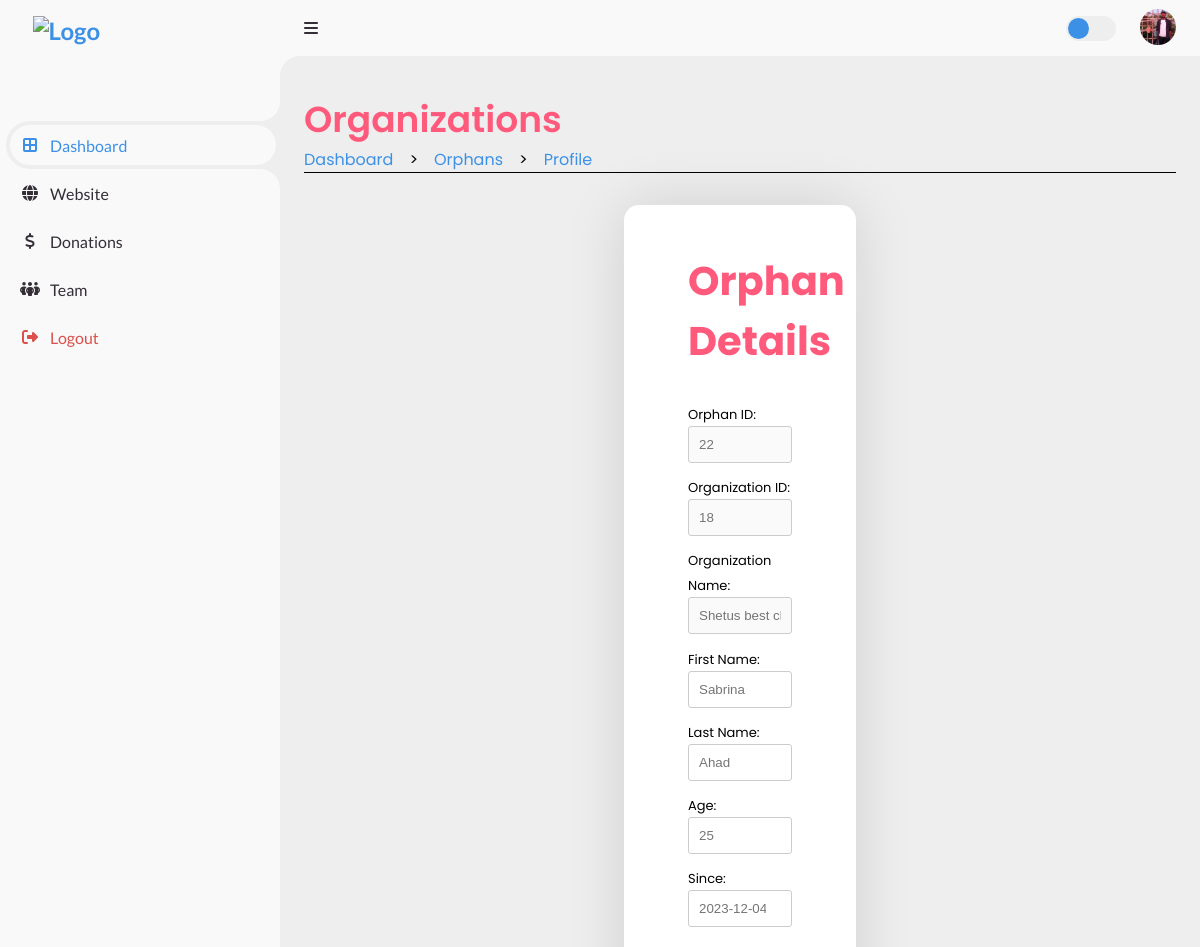
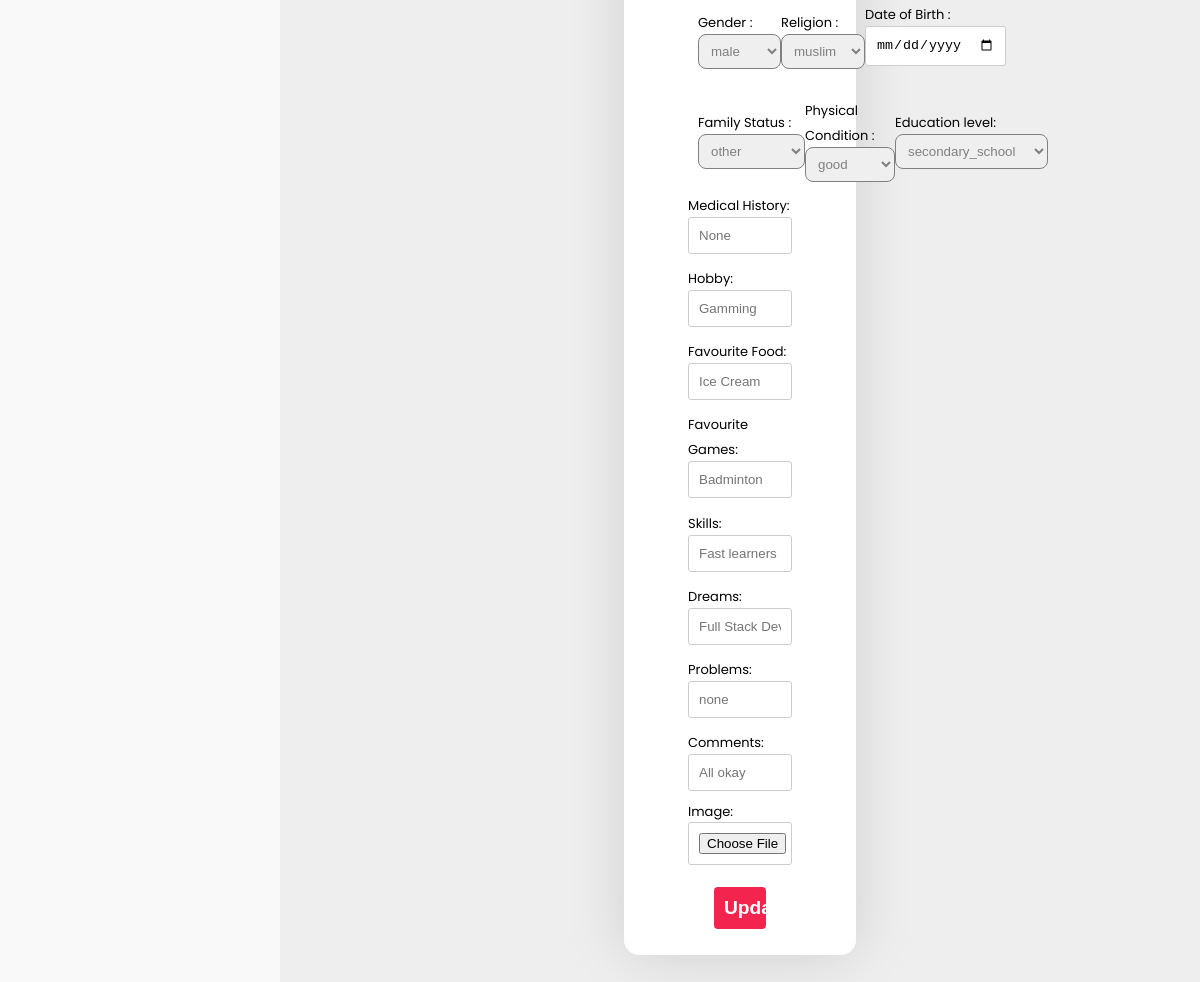
/Root/Admin_Side/Dash/Orphans/VIEW_CHILD.php?orphan_id=22 (signed in), run on an earlier commit of the app's database (2 pictures, top to bottom).
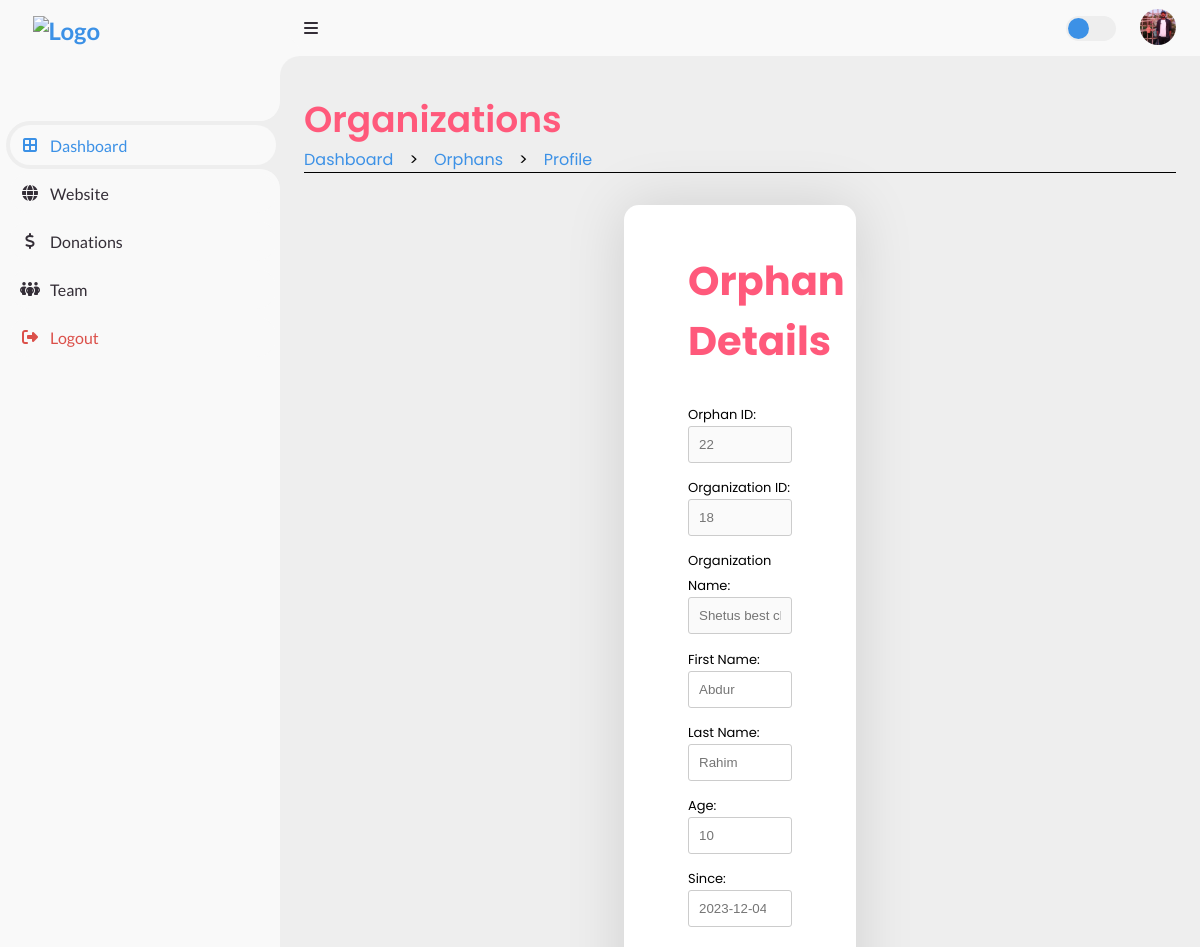
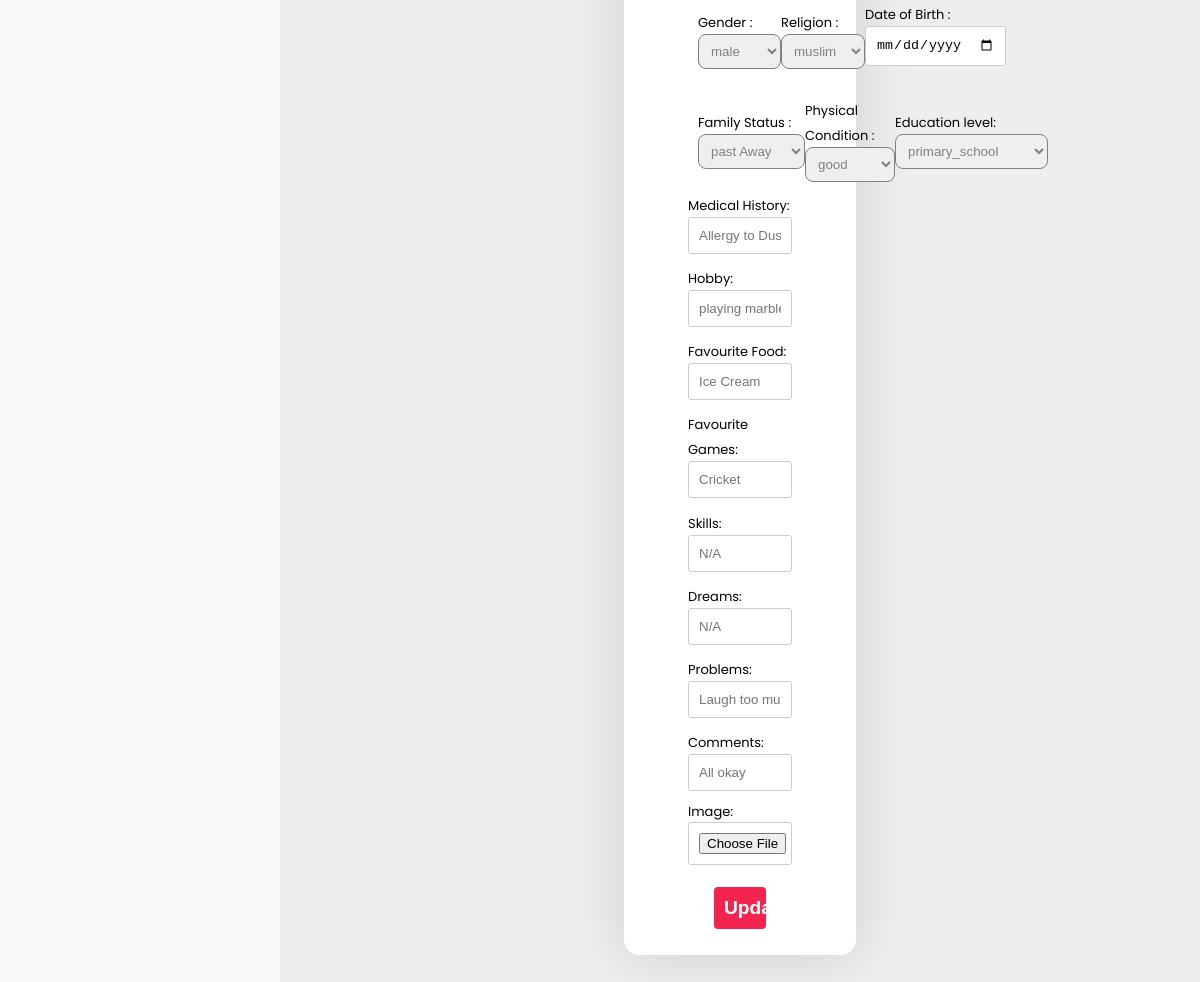
And on a later commit of the database (2 pictures, top to bottom).
### tables this page shows
CREATE TABLE `orphan_list` (
  `orphan_id` int(11) NOT NULL,
  `org_id` int(30) DEFAULT NULL,
  `guardian_id` int(11) DEFAULT NULL,
  `first_name` varchar(30) DEFAULT NULL,
  `last_name` varchar(30) DEFAULT NULL,
  `age` int(11) DEFAULT NULL,
  `gender` varchar(10) DEFAULT NULL,
  `religion` varchar(15) DEFAULT NULL,
  `date_of_birth` date DEFAULT NULL,
  `since` date DEFAULT NULL,
  `family_status` varchar(30) DEFAULT NULL,
  `physical_condition` varchar(30) DEFAULT NULL,
  `education_level` varchar(30) DEFAULT NULL,
  `medical_history` varchar(100) DEFAULT NULL,
  `hobby` varchar(30) DEFAULT NULL,
  `favorite_food` varchar(30) DEFAULT NULL,
  `favorite_game` varchar(30) DEFAULT NULL,
  `skills` text DEFAULT NULL,
  `dreams` text DEFAULT NULL,
  `problems` text DEFAULT NULL,
  `other_comments` text DEFAULT NULL,
  `orphan_image` varchar(255) DEFAULT NULL,
  `adoption_status` enum('0','1') NOT NULL DEFAULT '0',
  `removed_status` enum('0','1') NOT NULL DEFAULT '0'
);

### Root/Admin_Side/Dash/Orphans/VIEW_BE.php (called while the page is built, shortened)
<?php
    include('/xampp/htdocs/DBMS_Project_Organized_One/Includes/db_con.php');
    if (isset($_GET['orphan_id'])) {
        $orphanId = mysqli_real_escape_string($con, $_GET['orphan_id']);
        $fetchOrphanQuery = "SELECT * FROM orphan_list WHERE orphan_id = $orphanId";
        $result = mysqli_query($con, $fetchOrphanQuery);
        if (mysqli_num_rows($result) == 1 ) {
            $row = mysqli_fetch_assoc($result);
            $org_id = $row['org_id'];
            $first_name = $row['first_name'];
            $last_name = $row['last_name'];
            $age = $row['age'];
            $gender = $row['gender'];
            $religion = $row['religion'];
            $since = $row['since'];
            $family_status = $row['family_status'];
            $physical_condition = $row['physical_condition'];
            $education_level = $row['education_level'];
            $medical_history = $row['medical_history'];
            $hobby = $row['hobby'];
            $favorite_food = $row['favorite_food'];
            $favorite_game = $row['favorite_game'];
            $skills = $row['skills'];
            $dreams = $row['dreams'];
            $problems = $row['problems'];
            $other_comments = $row['other_comments'];
        }   else {
            echo 'Orphan profile not found.';
        }
    }   else {
            echo "error";
    }
?>

### Root/Admin_Side/Dash/Orphans/VIEW_CHILD.php (the view, shortened to what the changed rows need)
<?php
  include('/xampp/htdocs/DBMS_Project_Organized_One/Root/Admin_Side/Dash/ADMIN_DASH_BE.php');
?>
<!DOCTYPE html>
<html lang="en">
  <head>
    <link rel="stylesheet" href="https://cdnjs.cloudflare.com/ajax/libs/font-awesome/6.4.0/css/all.min.css"/>
    <link href="https://cdn.jsdelivr.net/npm/remixicon@3.5.0/fonts/remixicon.css" rel="stylesheet"/>
    <link rel="stylesheet" href="https://cdn.jsdelivr.net/npm/swiper@10/swiper-bundle.min.css"/>
    <link href='https://unpkg.com/boxicons@2.1.4/css/boxicons.min.css' rel='stylesheet'>
    <link rel="stylesheet" href="/Root/Admin_Side/Dash/Organizations/ORG_DASH_STYLE.css" />
    <link rel="stylesheet" href="/Root/Admin_Side/Dash/Orphans/VIEW_STYLE.css">
  </head>
  <body>
    <section class="content">
        <main>
            <div class="head-title">
                <div class="left">
                    <h1>Organizations</h1>
                </div>
            </div>
            <div class="container">
                <?php
                   include('/xampp/htdocs/DBMS_Project_Organized_One/Root/Admin_Side/Dash/Orphans/VIEW_BE.php');
                ?>
                <h2>Orphan Details</h2>
                <form action="/Root/Admin_Side/Dash/Orphans/VIEW_UPDATE_BE.php" method="post" enctype="multipart/form-data">
                    <div class="row">
                      <label>Organization ID:</label>
                      <input type="number" name="org_id " placeholder="<?php echo $org_id ?>" disabled>
                    </div>
                    <div class="row">
                      <label>First Name:</label>
                      <input type="text" name="first_name" placeholder="<?php echo $first_name ?>" >
                    </div>
                    <div class="row">
                      <label>Last Name:</label>
                      <input type="text" name="last_name" placeholder="<?php echo $last_name ?>" >
                    </div>
                    <div class="row">
                      <label>Age:</label>
                      <input type="number" name="age" placeholder="<?php echo $age ?>">
                    </div>
                    <div class="row">
                      <label>Since:</label>
                      <input type="number" name="Since" placeholder="<?php echo $since ?>">
                    </div>
                    <div class="opt">
                        <div class="part">
                        <label>Gender :</label>
                        <select name="gender" >
                            <option value=""><?php echo $gender ?></option>
                        </select>
                        </div>
                        <div class="part">
                        <label>Religion :</label>
                        <select name="religion" >
                            <option value=''><?php echo $religion ?></option>
                        </select>
                        </div>
                    </div>
                    <div class="opt">
                        <div class="part">
                            <label>Family Status :</label>
                            <select name="family_status" >
                                <option value=''><?php echo $family_status ?></option>
                            </select>
                        </div>
                        <div class="part">
                            <label>Physical Condition :</label>
                            <select name="physical_condition" >
                                <option value=''><?php echo $physical_condition ?></option>
                            </select>
                        </div>
                        <div class="part">
                            <label>Education level:</label>
                            <select name="education_level" >
                                <option value=''><?php echo $education_level ?></option>
                            </select>
                        </div>
                    </div>
                    <div class="row">
                      <label>Medical History:</label>
                      <input type="text" name="medical_history" placeholder="<?php echo $medical_history ?>">
                    </div>
                    <div class="row">
                      <label>Hobby:</label>
                      <input type="text" name="hobby"  placeholder="<?php echo $hobby ?>">
                    </div>
                    <div class="row">
                      <label>Favourite Food:</label>
                      <input type="text" name="favorite_food" placeholder="<?php echo $favorite_food ?>">
                    </div>
                    <div class="row">
                      <label>Favourite Games:</label>
                      <input type="text" name="favorite_game" placeholder="<?php echo $favorite_game ?>">
                    </div>
                    <div class="row">
                      <label>Skills:</label>
                      <input type="text" name="skills" placeholder="<?php echo $skills ?>">
                    </div>
                    <div class="row">
                      <label>Dreams:</label>
                      <input type="text" name="dreams" placeholder="<?php echo $dreams ?>">
                    </div>
                    <div class="row">
                      <label>Problems:</label>
                      <input type="text" name="problems" placeholder="<?php echo $problems ?>">
                    </div>
                    <div class="row">
                      <label>Comments:</label>
                      <input  type="text" name="other_comments" placeholder="<?php echo $other_comments ?>">
                    </div>
                </form>
            </div>
        </main>
    </section>
  </body>
</html>

What changed in the data, as far as the page shows it:
changed orphan_list "male": first_name "Sabrina" → "Abdur"; last_name "Ahad" → "Rahim"; age "25" → "10"; family_status "other" → "past Away"; education_level "secondary_school" → "primary_school"; medical_history "None" → "Allergy to Dust"; hobby "Gamming" → "playing marble"; favorite_game "Badminton" → "Cricket"; skills "Fast learners" → "N/A"; dreams "Full Stack Developer" → "N/A"; problems "none" → "Laugh too much"
